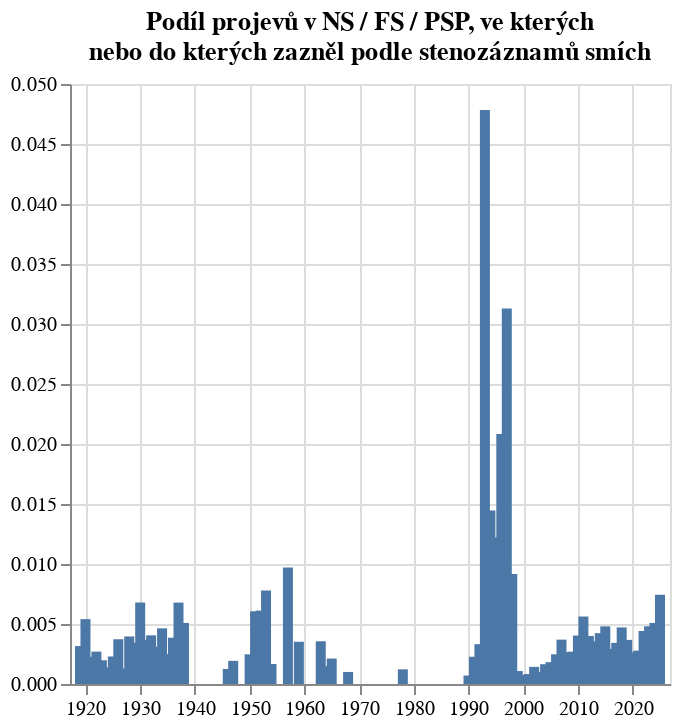

The code cell stored with this chart in its notebook:
### Code cell
alt.Chart(
    zavorka("smích").to_pandas(),
    title=["Podíl projevů v NS / FS / PSP, ve kterých","nebo do kterých zazněl podle stenozáznamů smích"],
    width = 300
).mark_bar(
).encode(
    alt.X('datum:T', axis=alt.Axis(title=None)),
    alt.Y('podil:Q', axis=alt.Axis(title=None))
)

### Figure 1 — Vega-Lite specification as saved in the notebook (floating-point values rounded to 4 significant figures)
{"config": {"view": {"continuousWidth": 300, "continuousHeight": 300}}, "data": {"name": "data-f84d67fc9f6711798f4756063374d371"}, "mark": {"type": "bar"}, "encoding": {"x": {"axis": {"title": null}, "field": "datum", "type": "temporal"}, "y": {"axis": {"title": null}, "field": "podil", "type": "quantitative"}}, "title": ["Podíl projevů v NS / FS / PSP, ve kterých", "nebo do kterých zazněl podle stenozáznamů smích"], "width": 300, "$schema": "https://vega.github.io/schema/vega-lite/v5.8.0.json", "datasets": {"data-f84d67fc9f6711798f4756063374d371": [{"datum": "1919-01-01T00:00:00", "text": 11, "text_right": 3480, "podil": 0.003161}, {"datum": "1920-01-01T00:00:00", "text": 26, "text_right": 4810, "podil": 0.005405}, {"datum": "1921-01-01T00:00:00", "text": 15, "text_right": 6618, "podil": 0.002267}, {"datum": "1922-01-01T00:00:00", "text": 17, "text_right": 6295, "podil": 0.002701}, {"datum": "1923-01-01T00:00:00", "text": 9, "text_right": 4555, "podil": 0.001976}, {"datum": "1924-01-01T00:00:00", "text": 7, "text_right": 5045, "podil": 0.001388}, {"datum": "1925-01-01T00:00:00", "text": 9, "text_right": 3927, "podil": 0.002292}, {"datum": "1926-01-01T00:00:00", "text": 22, "text_right": 5898, "podil": 0.00373}, {"datum": "1927-01-01T00:00:00", "text": 7, "text_right": 5376, "podil": 0.001302}, {"datum": "1928-01-01T00:00:00", "text": 20, "text_right": 5048, "podil": 0.003962}, {"datum": "1929-01-01T00:00:00", "text": 11, "text_right": 3197, "podil": 0.003441}, {"datum": "1930-01-01T00:00:00", "text": 43, "text_right": 6332, "podil": 0.006791}, {"datum": "1931-01-01T00:00:00", "text": 18, "text_right": 4887, "podil": 0.003683}, {"datum": "1932-01-01T00:00:00", "text": 12, "text_right": 2960, "podil": 0.004054}, {"datum": "1933-01-01T00:00:00", "text": 10, "text_right": 3226, "podil": 0.0031}, {"datum": "1934-01-01T00:00:00", "text": 12, "text_right": 2587, "podil": 0.004639}, {"datum": "1935-01-01T00:00:00", "text": 6, "text_right": 2409, "podil": 0.002491}, {"datum": "1936-01-01T00:00:00", "text": 11, "text_right": 2854, "podil": 0.003854}, {"datum": "1937-01-01T00:00:00", "text": 18, "text_right": 2653, "podil": 0.006785}, {"datum": "1938-01-01T00:00:00", "text": 7, "text_right": 1376, "podil": 0.005087}, {"datum": "1946-01-01T00:00:00", "text": 3, "text_right": 2390, "podil": 0.001255}, {"datum": "1947-01-01T00:00:00", "text": 4, "text_right": 2073, "podil": 0.00193}, {"datum": "1950-01-01T00:00:00", "text": 1, "text_right": 404, "podil": 0.002475}, {"datum": "1951-01-01T00:00:00", "text": 2, "text_right": 330, "podil": 0.006061}, {"datum": "1952-01-01T00:00:00", "text": 2, "text_right": 327, "podil": 0.006116}, {"datum": "1953-01-01T00:00:00", "text": 2, "text_right": 257, "podil": 0.007782}, {"datum": "1954-01-01T00:00:00", "text": 1, "text_right": 600, "podil": 0.001667}, {"datum": "1957-01-01T00:00:00", "text": 3, "text_right": 309, "podil": 0.009709}, {"datum": "1959-01-01T00:00:00", "text": 1, "text_right": 284, "podil": 0.003521}, {"datum": "1963-01-01T00:00:00", "text": 1, "text_right": 281, "podil": 0.003559}, {"datum": "1964-01-01T00:00:00", "text": 1, "text_right": 675, "podil": 0.001481}, {"datum": "1965-01-01T00:00:00", "text": 1, "text_right": 471, "podil": 0.002123}, {"datum": "1968-01-01T00:00:00", "text": 2, "text_right": 1994, "podil": 0.001003}, {"datum": "1978-01-01T00:00:00", "text": 1, "text_right": 820, "podil": 0.00122}, {"datum": "1990-01-01T00:00:00", "text": 8, "text_right": 11314, "podil": 0.0007071}, {"datum": "1991-01-01T00:00:00", "text": 45, "text_right": 19824, "podil": 0.00227}, {"datum": "1992-01-01T00:00:00", "text": 50, "text_right": 15065, "podil": 0.003319}, {"datum": "1993-01-01T00:00:00", "text": 21, "text_right": 439, "podil": 0.04784}, {"datum": "1994-01-01T00:00:00", "text": 6, "text_right": 415, "podil": 0.01446}, {"datum": "1995-01-01T00:00:00", "text": 8, "text_right": 655, "podil": 0.01221}, {"datum": "1996-01-01T00:00:00", "text": 12, "text_right": 576, "podil": 0.02083}, {"datum": "1997-01-01T00:00:00", "text": 22, "text_right": 703, "podil": 0.03129}, {"datum": "1998-01-01T00:00:00", "text": 18, "text_right": 1964, "podil": 0.009165}, {"datum": "1999-01-01T00:00:00", "text": 20, "text_right": 18567, "podil": 0.001077}, {"datum": "2000-01-01T00:00:00", "text": 17, "text_right": 22541, "podil": 0.0007542}, {"datum": "2001-01-01T00:00:00", "text": 16, "text_right": 19273, "podil": 0.0008302}, {"datum": "2002-01-01T00:00:00", "text": 22, "text_right": 15388, "podil": 0.00143}, {"datum": "2003-01-01T00:00:00", "text": 21, "text_right": 20798, "podil": 0.00101}, {"datum": "2004-01-01T00:00:00", "text": 32, "text_right": 19396, "podil": 0.00165}, {"datum": "2005-01-01T00:00:00", "text": 46, "text_right": 25267, "podil": 0.001821}, {"datum": "2006-01-01T00:00:00", "text": 44, "text_right": 17775, "podil": 0.002475}, {"datum": "2007-01-01T00:00:00", "text": 56, "text_right": 15144, "podil": 0.003698}, {"datum": "2008-01-01T00:00:00", "text": 44, "text_right": 16619, "podil": 0.002648}, {"datum": "2009-01-01T00:00:00", "text": 53, "text_right": 19673, "podil": 0.002694}, {"datum": "2010-01-01T00:00:00", "text": 52, "text_right": 12869, "podil": 0.004041}, {"datum": "2011-01-01T00:00:00", "text": 100, "text_right": 17780, "podil": 0.005624}, {"datum": "2012-01-01T00:00:00", "text": 59, "text_right": 14730, "podil": 0.004005}, {"datum": "2013-01-01T00:00:00", "text": 35, "text_right": 9852, "podil": 0.003553}, {"datum": "2014-01-01T00:00:00", "text": 88, "text_right": 20781, "podil": 0.004235}, {"datum": "2015-01-01T00:00:00", "text": 102, "text_right": 21227, "podil": 0.004805}, {"datum": "2016-01-01T00:00:00", "text": 65, "text_right": 22256, "podil": 0.002921}, {"datum": "2017-01-01T00:00:00", "text": 61, "text_right": 17809, "podil": 0.003425}, {"datum": "2018-01-01T00:00:00", "text": 97, "text_right": 20580, "podil": 0.004713}, {"datum": "2019-01-01T00:00:00", "text": 91, "text_right": 24751, "podil": 0.003677}, {"datum": "2020-01-01T00:00:00", "text": 62, "text_right": 23571, "podil": 0.00263}, {"datum": "2021-01-01T00:00:00", "text": 56, "text_right": 20176, "podil": 0.002776}, {"datum": "2022-01-01T00:00:00", "text": 92, "text_right": 20822, "podil": 0.004418}, {"datum": "2023-01-01T00:00:00", "text": 120, "text_right": 24964, "podil": 0.004807}, {"datum": "2024-01-01T00:00:00", "text": 123, "text_right": 24176, "podil": 0.005088}, {"datum": "2025-01-01T00:00:00", "text": 78, "text_right": 10488, "podil": 0.007437}]}}
